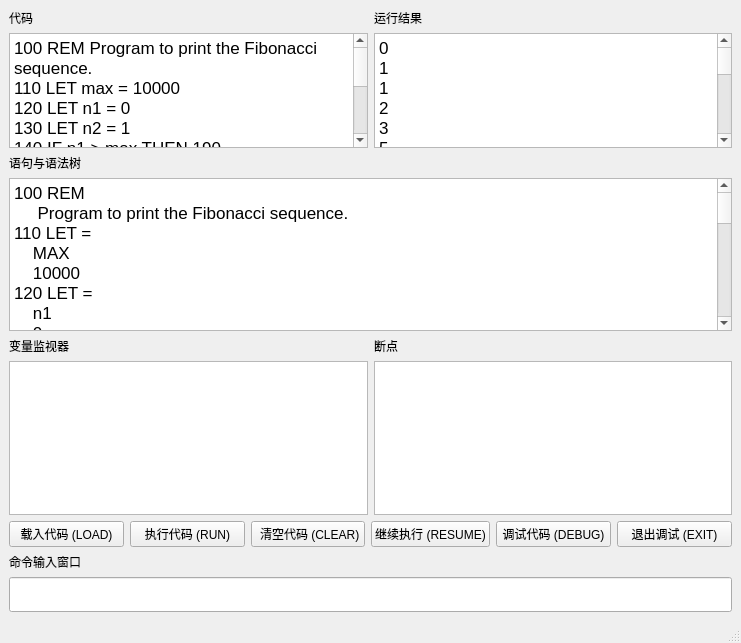
<?xml version="1.0" encoding="UTF-8"?>
<ui version="4.0">
 <class>MainWindow</class>
 <widget class="QMainWindow" name="MainWindow">
  <property name="geometry">
   <rect>
    <x>0</x>
    <y>0</y>
    <width>741</width>
    <height>643</height>
   </rect>
  </property>
  <property name="sizePolicy">
   <sizepolicy hsizetype="Preferred" vsizetype="Preferred">
    <horstretch>0</horstretch>
    <verstretch>0</verstretch>
   </sizepolicy>
  </property>
  <property name="windowTitle">
   <string>GuiBasic</string>
  </property>
  <widget class="QWidget" name="centralwidget">
   <property name="sizePolicy">
    <sizepolicy hsizetype="Expanding" vsizetype="Expanding">
     <horstretch>0</horstretch>
     <verstretch>0</verstretch>
    </sizepolicy>
   </property>
   <layout class="QHBoxLayout" name="horizontalLayout_3">
    <item>
     <layout class="QVBoxLayout" name="verticalLayout">
      <item>
       <layout class="QHBoxLayout" name="horizontalLayout">
        <item>
         <layout class="QVBoxLayout" name="verticalLayout_2">
          <item>
           <widget class="QLabel" name="labelCode">
            <property name="text">
             <string>代码</string>
            </property>
           </widget>
          </item>
          <item>
           <widget class="QTextBrowser" name="CodeDisplay">
            <property name="readOnly">
             <bool>true</bool>
            </property>
            <property name="html">
             <string>&lt;!DOCTYPE HTML PUBLIC &quot;-//W3C//DTD HTML 4.0//EN&quot; &quot;http://www.w3.org/TR/REC-html40/strict.dtd&quot;&gt;
&lt;html&gt;&lt;head&gt;&lt;meta name=&quot;qrichtext&quot; content=&quot;1&quot; /&gt;&lt;meta charset=&quot;utf-8&quot; /&gt;&lt;style type=&quot;text/css&quot;&gt;
p, li { white-space: pre-wrap; }
hr { height: 1px; border-width: 0; }
li.unchecked::marker { content: &quot;\2610&quot;; }
li.checked::marker { content: &quot;\2612&quot;; }
&lt;/style&gt;&lt;/head&gt;&lt;body style=&quot; font-family:'Microsoft YaHei UI'; font-size:9pt; font-weight:400; font-style:normal;&quot;&gt;
&lt;p style=&quot; margin-top:0px; margin-bottom:0px; margin-left:0px; margin-right:0px; -qt-block-indent:0; text-indent:0px;&quot;&gt;&lt;span style=&quot; font-family:'.AppleSystemUIFont'; font-size:13pt;&quot;&gt;100 REM Program to print the Fibonacci sequence.&lt;/span&gt;&lt;/p&gt;
&lt;p style=&quot; margin-top:0px; margin-bottom:0px; margin-left:0px; margin-right:0px; -qt-block-indent:0; text-indent:0px;&quot;&gt;&lt;span style=&quot; font-family:'.AppleSystemUIFont'; font-size:13pt;&quot;&gt;110 LET max = 10000&lt;/span&gt;&lt;/p&gt;
&lt;p style=&quot; margin-top:0px; margin-bottom:0px; margin-left:0px; margin-right:0px; -qt-block-indent:0; text-indent:0px;&quot;&gt;&lt;span style=&quot; font-family:'.AppleSystemUIFont'; font-size:13pt;&quot;&gt;120 LET n1 = 0&lt;/span&gt;&lt;/p&gt;
&lt;p style=&quot; margin-top:0px; margin-bottom:0px; margin-left:0px; margin-right:0px; -qt-block-indent:0; text-indent:0px;&quot;&gt;&lt;span style=&quot; font-family:'.AppleSystemUIFont'; font-size:13pt;&quot;&gt;130 LET n2 = 1&lt;/span&gt;&lt;/p&gt;
&lt;p style=&quot; margin-top:0px; margin-bottom:0px; margin-left:0px; margin-right:0px; -qt-block-indent:0; text-indent:0px;&quot;&gt;&lt;span style=&quot; font-family:'.AppleSystemUIFont'; font-size:13pt;&quot;&gt;140 IF n1 &amp;gt; max THEN 190&lt;/span&gt;&lt;/p&gt;
&lt;p style=&quot; margin-top:0px; margin-bottom:0px; margin-left:0px; margin-right:0px; -qt-block-indent:0; text-indent:0px;&quot;&gt;&lt;span style=&quot; font-family:'.AppleSystemUIFont'; font-size:13pt;&quot;&gt;145 PRINT n1&lt;/span&gt;&lt;/p&gt;
&lt;p style=&quot; margin-top:0px; margin-bottom:0px; margin-left:0px; margin-right:0px; -qt-block-indent:0; text-indent:0px;&quot;&gt;&lt;span style=&quot; font-family:'.AppleSystemUIFont'; font-size:13pt;&quot;&gt;150 LET n3 = n1 + n2&lt;/span&gt;&lt;/p&gt;
&lt;p style=&quot; margin-top:0px; margin-bottom:0px; margin-left:0px; margin-right:0px; -qt-block-indent:0; text-indent:0px;&quot;&gt;&lt;span style=&quot; font-family:'.AppleSystemUIFont'; font-size:13pt;&quot;&gt;160 LET n1 = n2&lt;/span&gt;&lt;/p&gt;
&lt;p style=&quot; margin-top:0px; margin-bottom:0px; margin-left:0px; margin-right:0px; -qt-block-indent:0; text-indent:0px;&quot;&gt;&lt;span style=&quot; font-family:'.AppleSystemUIFont'; font-size:13pt;&quot;&gt;170 LET n2 = n3&lt;/span&gt;&lt;/p&gt;
&lt;p style=&quot; margin-top:0px; margin-bottom:0px; margin-left:0px; margin-right:0px; -qt-block-indent:0; text-indent:0px;&quot;&gt;&lt;span style=&quot; font-family:'.AppleSystemUIFont'; font-size:13pt;&quot;&gt;180 GOTO 140&lt;/span&gt;&lt;/p&gt;
&lt;p style=&quot; margin-top:0px; margin-bottom:0px; margin-left:0px; margin-right:0px; -qt-block-indent:0; text-indent:0px;&quot;&gt;&lt;span style=&quot; font-family:'.AppleSystemUIFont'; font-size:13pt;&quot;&gt;190 END&lt;/span&gt;&lt;/p&gt;&lt;/body&gt;&lt;/html&gt;</string>
            </property>
           </widget>
          </item>
         </layout>
        </item>
        <item>
         <layout class="QVBoxLayout" name="verticalLayout_4">
          <item>
           <widget class="QLabel" name="labelOutput">
            <property name="text">
             <string>运行结果</string>
            </property>
           </widget>
          </item>
          <item>
           <widget class="QTextBrowser" name="textBrowser">
            <property name="html">
             <string>&lt;!DOCTYPE HTML PUBLIC &quot;-//W3C//DTD HTML 4.0//EN&quot; &quot;http://www.w3.org/TR/REC-html40/strict.dtd&quot;&gt;
&lt;html&gt;&lt;head&gt;&lt;meta name=&quot;qrichtext&quot; content=&quot;1&quot; /&gt;&lt;meta charset=&quot;utf-8&quot; /&gt;&lt;style type=&quot;text/css&quot;&gt;
p, li { white-space: pre-wrap; }
hr { height: 1px; border-width: 0; }
li.unchecked::marker { content: &quot;\2610&quot;; }
li.checked::marker { content: &quot;\2612&quot;; }
&lt;/style&gt;&lt;/head&gt;&lt;body style=&quot; font-family:'Microsoft YaHei UI'; font-size:9pt; font-weight:400; font-style:normal;&quot;&gt;
&lt;p style=&quot; margin-top:0px; margin-bottom:0px; margin-left:0px; margin-right:0px; -qt-block-indent:0; text-indent:0px;&quot;&gt;&lt;span style=&quot; font-family:'.AppleSystemUIFont'; font-size:13pt;&quot;&gt;0&lt;/span&gt;&lt;/p&gt;
&lt;p style=&quot; margin-top:0px; margin-bottom:0px; margin-left:0px; margin-right:0px; -qt-block-indent:0; text-indent:0px;&quot;&gt;&lt;span style=&quot; font-family:'.AppleSystemUIFont'; font-size:13pt;&quot;&gt;1&lt;/span&gt;&lt;/p&gt;
&lt;p style=&quot; margin-top:0px; margin-bottom:0px; margin-left:0px; margin-right:0px; -qt-block-indent:0; text-indent:0px;&quot;&gt;&lt;span style=&quot; font-family:'.AppleSystemUIFont'; font-size:13pt;&quot;&gt;1&lt;/span&gt;&lt;/p&gt;
&lt;p style=&quot; margin-top:0px; margin-bottom:0px; margin-left:0px; margin-right:0px; -qt-block-indent:0; text-indent:0px;&quot;&gt;&lt;span style=&quot; font-family:'.AppleSystemUIFont'; font-size:13pt;&quot;&gt;2&lt;/span&gt;&lt;/p&gt;
&lt;p style=&quot; margin-top:0px; margin-bottom:0px; margin-left:0px; margin-right:0px; -qt-block-indent:0; text-indent:0px;&quot;&gt;&lt;span style=&quot; font-family:'.AppleSystemUIFont'; font-size:13pt;&quot;&gt;3&lt;/span&gt;&lt;/p&gt;
&lt;p style=&quot; margin-top:0px; margin-bottom:0px; margin-left:0px; margin-right:0px; -qt-block-indent:0; text-indent:0px;&quot;&gt;&lt;span style=&quot; font-family:'.AppleSystemUIFont'; font-size:13pt;&quot;&gt;5&lt;/span&gt;&lt;/p&gt;
&lt;p style=&quot; margin-top:0px; margin-bottom:0px; margin-left:0px; margin-right:0px; -qt-block-indent:0; text-indent:0px;&quot;&gt;&lt;span style=&quot; font-family:'.AppleSystemUIFont'; font-size:13pt;&quot;&gt;8&lt;/span&gt;&lt;/p&gt;
&lt;p style=&quot; margin-top:0px; margin-bottom:0px; margin-left:0px; margin-right:0px; -qt-block-indent:0; text-indent:0px;&quot;&gt;&lt;span style=&quot; font-family:'.AppleSystemUIFont'; font-size:13pt;&quot;&gt;13&lt;/span&gt;&lt;/p&gt;
&lt;p style=&quot; margin-top:0px; margin-bottom:0px; margin-left:0px; margin-right:0px; -qt-block-indent:0; text-indent:0px;&quot;&gt;&lt;span style=&quot; font-family:'.AppleSystemUIFont'; font-size:13pt;&quot;&gt;21&lt;/span&gt;&lt;/p&gt;
&lt;p style=&quot; margin-top:0px; margin-bottom:0px; margin-left:0px; margin-right:0px; -qt-block-indent:0; text-indent:0px;&quot;&gt;&lt;span style=&quot; font-family:'.AppleSystemUIFont'; font-size:13pt;&quot;&gt;34&lt;/span&gt;&lt;/p&gt;
&lt;p style=&quot; margin-top:0px; margin-bottom:0px; margin-left:0px; margin-right:0px; -qt-block-indent:0; text-indent:0px;&quot;&gt;&lt;span style=&quot; font-family:'.AppleSystemUIFont'; font-size:13pt;&quot;&gt;55&lt;/span&gt;&lt;/p&gt;
&lt;p style=&quot; margin-top:0px; margin-bottom:0px; margin-left:0px; margin-right:0px; -qt-block-indent:0; text-indent:0px;&quot;&gt;&lt;span style=&quot; font-family:'.AppleSystemUIFont'; font-size:13pt;&quot;&gt;89&lt;/span&gt;&lt;/p&gt;
&lt;p style=&quot; margin-top:0px; margin-bottom:0px; margin-left:0px; margin-right:0px; -qt-block-indent:0; text-indent:0px;&quot;&gt;&lt;span style=&quot; font-family:'.AppleSystemUIFont'; font-size:13pt;&quot;&gt;144&lt;/span&gt;&lt;/p&gt;
&lt;p style=&quot; margin-top:0px; margin-bottom:0px; margin-left:0px; margin-right:0px; -qt-block-indent:0; text-indent:0px;&quot;&gt;&lt;span style=&quot; font-family:'.AppleSystemUIFont'; font-size:13pt;&quot;&gt;233&lt;/span&gt;&lt;/p&gt;
&lt;p style=&quot; margin-top:0px; margin-bottom:0px; margin-left:0px; margin-right:0px; -qt-block-indent:0; text-indent:0px;&quot;&gt;&lt;span style=&quot; font-family:'.AppleSystemUIFont'; font-size:13pt;&quot;&gt;377&lt;/span&gt;&lt;/p&gt;
&lt;p style=&quot; margin-top:0px; margin-bottom:0px; margin-left:0px; margin-right:0px; -qt-block-indent:0; text-indent:0px;&quot;&gt;&lt;span style=&quot; font-family:'.AppleSystemUIFont'; font-size:13pt;&quot;&gt;610&lt;/span&gt;&lt;/p&gt;
&lt;p style=&quot; margin-top:0px; margin-bottom:0px; margin-left:0px; margin-right:0px; -qt-block-indent:0; text-indent:0px;&quot;&gt;&lt;span style=&quot; font-family:'.AppleSystemUIFont'; font-size:13pt;&quot;&gt;987&lt;/span&gt;&lt;/p&gt;
&lt;p style=&quot; margin-top:0px; margin-bottom:0px; margin-left:0px; margin-right:0px; -qt-block-indent:0; text-indent:0px;&quot;&gt;&lt;span style=&quot; font-family:'.AppleSystemUIFont'; font-size:13pt;&quot;&gt;1597&lt;/span&gt;&lt;/p&gt;
&lt;p style=&quot; margin-top:0px; margin-bottom:0px; margin-left:0px; margin-right:0px; -qt-block-indent:0; text-indent:0px;&quot;&gt;&lt;span style=&quot; font-family:'.AppleSystemUIFont'; font-size:13pt;&quot;&gt;2584&lt;/span&gt;&lt;/p&gt;
&lt;p style=&quot; margin-top:0px; margin-bottom:0px; margin-left:0px; margin-right:0px; -qt-block-indent:0; text-indent:0px;&quot;&gt;&lt;span style=&quot; font-family:'.AppleSystemUIFont'; font-size:13pt;&quot;&gt;4181&lt;/span&gt;&lt;/p&gt;
&lt;p style=&quot; margin-top:0px; margin-bottom:0px; margin-left:0px; margin-right:0px; -qt-block-indent:0; text-indent:0px;&quot;&gt;&lt;span style=&quot; font-family:'.AppleSystemUIFont'; font-size:13pt;&quot;&gt;6765&lt;/span&gt;&lt;/p&gt;&lt;/body&gt;&lt;/html&gt;</string>
            </property>
           </widget>
          </item>
         </layout>
        </item>
       </layout>
      </item>
      <item>
       <layout class="QVBoxLayout" name="verticalLayout_3">
        <item>
         <widget class="QLabel" name="labelSyntaxTree">
          <property name="text">
           <string>语句与语法树</string>
          </property>
         </widget>
        </item>
        <item>
         <widget class="QTextBrowser" name="treeDisplay">
          <property name="readOnly">
           <bool>true</bool>
          </property>
          <property name="html">
           <string>&lt;!DOCTYPE HTML PUBLIC &quot;-//W3C//DTD HTML 4.0//EN&quot; &quot;http://www.w3.org/TR/REC-html40/strict.dtd&quot;&gt;
&lt;html&gt;&lt;head&gt;&lt;meta name=&quot;qrichtext&quot; content=&quot;1&quot; /&gt;&lt;meta charset=&quot;utf-8&quot; /&gt;&lt;style type=&quot;text/css&quot;&gt;
p, li { white-space: pre-wrap; }
hr { height: 1px; border-width: 0; }
li.unchecked::marker { content: &quot;\2610&quot;; }
li.checked::marker { content: &quot;\2612&quot;; }
&lt;/style&gt;&lt;/head&gt;&lt;body style=&quot; font-family:'Microsoft YaHei UI'; font-size:9pt; font-weight:400; font-style:normal;&quot;&gt;
&lt;p style=&quot; margin-top:0px; margin-bottom:0px; margin-left:0px; margin-right:0px; -qt-block-indent:0; text-indent:0px;&quot;&gt;&lt;span style=&quot; font-family:'.AppleSystemUIFont'; font-size:13pt;&quot;&gt;100 REM&lt;/span&gt;&lt;/p&gt;
&lt;p style=&quot; margin-top:0px; margin-bottom:0px; margin-left:0px; margin-right:0px; -qt-block-indent:0; text-indent:0px;&quot;&gt;&lt;span style=&quot; font-family:'.AppleSystemUIFont'; font-size:13pt;&quot;&gt;     Program to print the Fibonacci sequence.&lt;/span&gt;&lt;/p&gt;
&lt;p style=&quot; margin-top:0px; margin-bottom:0px; margin-left:0px; margin-right:0px; -qt-block-indent:0; text-indent:0px;&quot;&gt;&lt;span style=&quot; font-family:'.AppleSystemUIFont'; font-size:13pt;&quot;&gt;110 LET =&lt;/span&gt;&lt;/p&gt;
&lt;p style=&quot; margin-top:0px; margin-bottom:0px; margin-left:0px; margin-right:0px; -qt-block-indent:0; text-indent:0px;&quot;&gt;&lt;span style=&quot; font-family:'.AppleSystemUIFont'; font-size:13pt;&quot;&gt;    MAX&lt;/span&gt;&lt;/p&gt;
&lt;p style=&quot; margin-top:0px; margin-bottom:0px; margin-left:0px; margin-right:0px; -qt-block-indent:0; text-indent:0px;&quot;&gt;&lt;span style=&quot; font-family:'.AppleSystemUIFont'; font-size:13pt;&quot;&gt;    10000&lt;/span&gt;&lt;/p&gt;
&lt;p style=&quot; margin-top:0px; margin-bottom:0px; margin-left:0px; margin-right:0px; -qt-block-indent:0; text-indent:0px;&quot;&gt;&lt;span style=&quot; font-family:'.AppleSystemUIFont'; font-size:13pt;&quot;&gt;120 LET =&lt;/span&gt;&lt;/p&gt;
&lt;p style=&quot; margin-top:0px; margin-bottom:0px; margin-left:0px; margin-right:0px; -qt-block-indent:0; text-indent:0px;&quot;&gt;&lt;span style=&quot; font-family:'.AppleSystemUIFont'; font-size:13pt;&quot;&gt;    n1&lt;/span&gt;&lt;/p&gt;
&lt;p style=&quot; margin-top:0px; margin-bottom:0px; margin-left:0px; margin-right:0px; -qt-block-indent:0; text-indent:0px;&quot;&gt;&lt;span style=&quot; font-family:'.AppleSystemUIFont'; font-size:13pt;&quot;&gt;    0&lt;/span&gt;&lt;/p&gt;
&lt;p style=&quot; margin-top:0px; margin-bottom:0px; margin-left:0px; margin-right:0px; -qt-block-indent:0; text-indent:0px;&quot;&gt;&lt;span style=&quot; font-family:'.AppleSystemUIFont'; font-size:13pt;&quot;&gt;130 LET =&lt;/span&gt;&lt;/p&gt;
&lt;p style=&quot; margin-top:0px; margin-bottom:0px; margin-left:0px; margin-right:0px; -qt-block-indent:0; text-indent:0px;&quot;&gt;&lt;span style=&quot; font-family:'.AppleSystemUIFont'; font-size:13pt;&quot;&gt;    n2&lt;/span&gt;&lt;/p&gt;
&lt;p style=&quot; margin-top:0px; margin-bottom:0px; margin-left:0px; margin-right:0px; -qt-block-indent:0; text-indent:0px;&quot;&gt;&lt;span style=&quot; font-family:'.AppleSystemUIFont'; font-size:13pt;&quot;&gt;    1&lt;/span&gt;&lt;/p&gt;
&lt;p style=&quot; margin-top:0px; margin-bottom:0px; margin-left:0px; margin-right:0px; -qt-block-indent:0; text-indent:0px;&quot;&gt;&lt;span style=&quot; font-family:'.AppleSystemUIFont'; font-size:13pt;&quot;&gt;140 IF THEN&lt;/span&gt;&lt;/p&gt;
&lt;p style=&quot; margin-top:0px; margin-bottom:0px; margin-left:0px; margin-right:0px; -qt-block-indent:0; text-indent:0px;&quot;&gt;&lt;span style=&quot; font-family:'.AppleSystemUIFont'; font-size:13pt;&quot;&gt;    Exp &amp;gt;&lt;/span&gt;&lt;/p&gt;
&lt;p style=&quot; margin-top:0px; margin-bottom:0px; margin-left:0px; margin-right:0px; -qt-block-indent:0; text-indent:0px;&quot;&gt;&lt;span style=&quot; font-family:'.AppleSystemUIFont'; font-size:13pt;&quot;&gt;        n1&lt;/span&gt;&lt;/p&gt;
&lt;p style=&quot; margin-top:0px; margin-bottom:0px; margin-left:0px; margin-right:0px; -qt-block-indent:0; text-indent:0px;&quot;&gt;&lt;span style=&quot; font-family:'.AppleSystemUIFont'; font-size:13pt;&quot;&gt;        max&lt;/span&gt;&lt;/p&gt;
&lt;p style=&quot; margin-top:0px; margin-bottom:0px; margin-left:0px; margin-right:0px; -qt-block-indent:0; text-indent:0px;&quot;&gt;&lt;span style=&quot; font-family:'.AppleSystemUIFont'; font-size:13pt;&quot;&gt;    190&lt;/span&gt;&lt;/p&gt;
&lt;p style=&quot; margin-top:0px; margin-bottom:0px; margin-left:0px; margin-right:0px; -qt-block-indent:0; text-indent:0px;&quot;&gt;&lt;span style=&quot; font-family:'.AppleSystemUIFont'; font-size:13pt;&quot;&gt;150 LET =&lt;/span&gt;&lt;/p&gt;
&lt;p style=&quot; margin-top:0px; margin-bottom:0px; margin-left:0px; margin-right:0px; -qt-block-indent:0; text-indent:0px;&quot;&gt;&lt;span style=&quot; font-family:'.AppleSystemUIFont'; font-size:13pt;&quot;&gt;    n3&lt;/span&gt;&lt;/p&gt;
&lt;p style=&quot; margin-top:0px; margin-bottom:0px; margin-left:0px; margin-right:0px; -qt-block-indent:0; text-indent:0px;&quot;&gt;&lt;span style=&quot; font-family:'.AppleSystemUIFont'; font-size:13pt;&quot;&gt;    Exp +&lt;/span&gt;&lt;/p&gt;
&lt;p style=&quot; margin-top:0px; margin-bottom:0px; margin-left:0px; margin-right:0px; -qt-block-indent:0; text-indent:0px;&quot;&gt;&lt;span style=&quot; font-family:'.AppleSystemUIFont'; font-size:13pt;&quot;&gt;        n1&lt;/span&gt;&lt;/p&gt;
&lt;p style=&quot; margin-top:0px; margin-bottom:0px; margin-left:0px; margin-right:0px; -qt-block-indent:0; text-indent:0px;&quot;&gt;&lt;span style=&quot; font-family:'.AppleSystemUIFont'; font-size:13pt;&quot;&gt;        n2&lt;/span&gt;&lt;/p&gt;
&lt;p style=&quot; margin-top:0px; margin-bottom:0px; margin-left:0px; margin-right:0px; -qt-block-indent:0; text-indent:0px;&quot;&gt;&lt;span style=&quot; font-family:'.AppleSystemUIFont'; font-size:13pt;&quot;&gt;160 LET =&lt;/span&gt;&lt;/p&gt;
&lt;p style=&quot; margin-top:0px; margin-bottom:0px; margin-left:0px; margin-right:0px; -qt-block-indent:0; text-indent:0px;&quot;&gt;&lt;span style=&quot; font-family:'.AppleSystemUIFont'; font-size:13pt;&quot;&gt;    n1&lt;/span&gt;&lt;/p&gt;
&lt;p style=&quot; margin-top:0px; margin-bottom:0px; margin-left:0px; margin-right:0px; -qt-block-indent:0; text-indent:0px;&quot;&gt;&lt;span style=&quot; font-family:'.AppleSystemUIFont'; font-size:13pt;&quot;&gt;    n2&lt;/span&gt;&lt;/p&gt;
&lt;p style=&quot; margin-top:0px; margin-bottom:0px; margin-left:0px; margin-right:0px; -qt-block-indent:0; text-indent:0px;&quot;&gt;&lt;span style=&quot; font-family:'.AppleSystemUIFont'; font-size:13pt;&quot;&gt;170 LET =&lt;/span&gt;&lt;/p&gt;
&lt;p style=&quot; margin-top:0px; margin-bottom:0px; margin-left:0px; margin-right:0px; -qt-block-indent:0; text-indent:0px;&quot;&gt;&lt;span style=&quot; font-family:'.AppleSystemUIFont'; font-size:13pt;&quot;&gt;    n2&lt;/span&gt;&lt;/p&gt;
&lt;p style=&quot; margin-top:0px; margin-bottom:0px; margin-left:0px; margin-right:0px; -qt-block-indent:0; text-indent:0px;&quot;&gt;&lt;span style=&quot; font-family:'.AppleSystemUIFont'; font-size:13pt;&quot;&gt;    n3&lt;/span&gt;&lt;/p&gt;
&lt;p style=&quot; margin-top:0px; margin-bottom:0px; margin-left:0px; margin-right:0px; -qt-block-indent:0; text-indent:0px;&quot;&gt;&lt;span style=&quot; font-family:'.AppleSystemUIFont'; font-size:13pt;&quot;&gt;180 GOTO&lt;/span&gt;&lt;/p&gt;
&lt;p style=&quot; margin-top:0px; margin-bottom:0px; margin-left:0px; margin-right:0px; -qt-block-indent:0; text-indent:0px;&quot;&gt;&lt;span style=&quot; font-family:'.AppleSystemUIFont'; font-size:13pt;&quot;&gt;    140&lt;/span&gt;&lt;/p&gt;
&lt;p style=&quot; margin-top:0px; margin-bottom:0px; margin-left:0px; margin-right:0px; -qt-block-indent:0; text-indent:0px;&quot;&gt;&lt;span style=&quot; font-family:'.AppleSystemUIFont'; font-size:13pt;&quot;&gt;190 END&lt;/span&gt;&lt;/p&gt;&lt;/body&gt;&lt;/html&gt;</string>
          </property>
          <property name="overwriteMode">
           <bool>false</bool>
          </property>
         </widget>
        </item>
        <item>
         <layout class="QHBoxLayout" name="layoutDebugger">
          <item>
           <layout class="QVBoxLayout" name="verticalLayout_8">
            <item>
             <widget class="QLabel" name="labelMonitor">
              <property name="text">
               <string>变量监视器</string>
              </property>
             </widget>
            </item>
            <item>
             <widget class="QTextBrowser" name="monitorDisplay">
              <property name="markdown">
               <string/>
              </property>
             </widget>
            </item>
           </layout>
          </item>
          <item>
           <layout class="QVBoxLayout" name="verticalLayout_7">
            <item>
             <widget class="QLabel" name="labelBreakPoints">
              <property name="text">
               <string>断点</string>
              </property>
             </widget>
            </item>
            <item>
             <widget class="QTextBrowser" name="breakPointsDisplay">
              <property name="markdown">
               <string/>
              </property>
             </widget>
            </item>
           </layout>
          </item>
         </layout>
        </item>
       </layout>
      </item>
      <item>
       <layout class="QHBoxLayout" name="horizontalLayout_2">
        <item>
         <widget class="QPushButton" name="btnLoadCode">
          <property name="text">
           <string>载入代码 (LOAD)</string>
          </property>
         </widget>
        </item>
        <item>
         <widget class="QPushButton" name="btnRunCode">
          <property name="text">
           <string>执行代码 (RUN)</string>
          </property>
         </widget>
        </item>
        <item>
         <widget class="QPushButton" name="btnClearCode">
          <property name="text">
           <string> 清空代码 (CLEAR)</string>
          </property>
         </widget>
        </item>
        <item>
         <widget class="QPushButton" name="btnDebugResume">
          <property name="enabled">
           <bool>true</bool>
          </property>
          <property name="text">
           <string>继续执行 (RESUME)</string>
          </property>
         </widget>
        </item>
        <item>
         <widget class="QPushButton" name="btnDebugMode">
          <property name="text">
           <string>调试代码 (DEBUG)</string>
          </property>
         </widget>
        </item>
        <item>
         <widget class="QPushButton" name="btnExitDebugMode">
          <property name="enabled">
           <bool>true</bool>
          </property>
          <property name="text">
           <string>退出调试 (EXIT)</string>
          </property>
         </widget>
        </item>
       </layout>
      </item>
      <item>
       <layout class="QVBoxLayout" name="verticalLayout_5">
        <item>
         <widget class="QLabel" name="labelCommand">
          <property name="text">
           <string>命令输入窗口</string>
          </property>
         </widget>
        </item>
        <item>
         <widget class="QLineEdit" name="cmdLineEdit">
          <property name="minimumSize">
           <size>
            <width>0</width>
            <height>35</height>
           </size>
          </property>
          <property name="sizeIncrement">
           <size>
            <width>0</width>
            <height>20</height>
           </size>
          </property>
          <property name="font">
           <font>
            <pointsize>16</pointsize>
           </font>
          </property>
         </widget>
        </item>
       </layout>
      </item>
     </layout>
    </item>
   </layout>
  </widget>
  <widget class="QMenuBar" name="menubar">
   <property name="geometry">
    <rect>
     <x>0</x>
     <y>0</y>
     <width>741</width>
     <height>18</height>
    </rect>
   </property>
  </widget>
  <widget class="QStatusBar" name="statusbar"/>
 </widget>
 <resources/>
 <connections/>
</ui>
